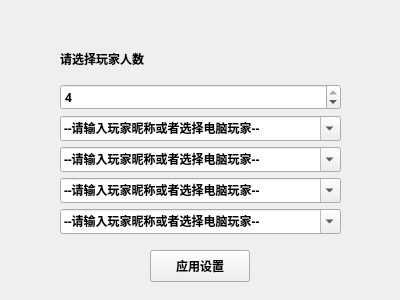
<?xml version="1.0" encoding="UTF-8"?>
<ui version="4.0">
 <class>Settings</class>
 <widget class="QWidget" name="Settings">
  <property name="geometry">
   <rect>
    <x>0</x>
    <y>0</y>
    <width>400</width>
    <height>300</height>
   </rect>
  </property>
  <property name="font">
   <font>
    <family>Heiti SC</family>
   </font>
  </property>
  <property name="windowTitle">
   <string>Form</string>
  </property>
  <widget class="QWidget" name="verticalLayoutWidget">
   <property name="geometry">
    <rect>
     <x>60</x>
     <y>40</y>
     <width>281</width>
     <height>194</height>
    </rect>
   </property>
   <layout class="QVBoxLayout" name="verticalLayout">
    <item>
     <widget class="QLabel" name="label1">
      <property name="font">
       <font>
        <family>Heiti SC</family>
        <bold>true</bold>
       </font>
      </property>
      <property name="text">
       <string>请选择玩家人数</string>
      </property>
     </widget>
    </item>
    <item>
     <widget class="QSpinBox" name="playernum">
      <property name="font">
       <font>
        <family>Heiti SC</family>
        <bold>true</bold>
       </font>
      </property>
      <property name="minimum">
       <number>2</number>
      </property>
      <property name="maximum">
       <number>4</number>
      </property>
      <property name="value">
       <number>4</number>
      </property>
     </widget>
    </item>
    <item>
     <widget class="QComboBox" name="nameBox_0">
      <property name="font">
       <font>
        <family>Heiti SC</family>
        <bold>true</bold>
       </font>
      </property>
      <property name="editable">
       <bool>true</bool>
      </property>
      <property name="currentText">
       <string>--请输入玩家昵称或者选择电脑玩家--</string>
      </property>
      <item>
       <property name="text">
        <string>--请输入玩家昵称或者选择电脑玩家--</string>
       </property>
      </item>
      <item>
       <property name="text">
        <string>**电脑玩家**</string>
       </property>
      </item>
     </widget>
    </item>
    <item>
     <widget class="QComboBox" name="nameBox_1">
      <property name="font">
       <font>
        <family>Heiti SC</family>
        <bold>true</bold>
       </font>
      </property>
      <property name="editable">
       <bool>true</bool>
      </property>
      <property name="currentText">
       <string>--请输入玩家昵称或者选择电脑玩家--</string>
      </property>
      <item>
       <property name="text">
        <string>--请输入玩家昵称或者选择电脑玩家--</string>
       </property>
      </item>
      <item>
       <property name="text">
        <string>**电脑玩家**</string>
       </property>
      </item>
     </widget>
    </item>
    <item>
     <widget class="QComboBox" name="nameBox_2">
      <property name="font">
       <font>
        <family>Heiti SC</family>
        <bold>true</bold>
       </font>
      </property>
      <property name="editable">
       <bool>true</bool>
      </property>
      <property name="currentText">
       <string>--请输入玩家昵称或者选择电脑玩家--</string>
      </property>
      <item>
       <property name="text">
        <string>--请输入玩家昵称或者选择电脑玩家--</string>
       </property>
      </item>
      <item>
       <property name="text">
        <string>**电脑玩家**</string>
       </property>
      </item>
     </widget>
    </item>
    <item>
     <widget class="QComboBox" name="nameBox_3">
      <property name="font">
       <font>
        <family>Heiti SC</family>
        <bold>true</bold>
       </font>
      </property>
      <property name="editable">
       <bool>true</bool>
      </property>
      <property name="currentText">
       <string>--请输入玩家昵称或者选择电脑玩家--</string>
      </property>
      <item>
       <property name="text">
        <string>--请输入玩家昵称或者选择电脑玩家--</string>
       </property>
      </item>
      <item>
       <property name="text">
        <string>**电脑玩家**</string>
       </property>
      </item>
     </widget>
    </item>
   </layout>
  </widget>
  <widget class="QPushButton" name="applyButton">
   <property name="geometry">
    <rect>
     <x>150</x>
     <y>250</y>
     <width>100</width>
     <height>32</height>
    </rect>
   </property>
   <property name="font">
    <font>
     <family>Heiti SC</family>
     <bold>true</bold>
    </font>
   </property>
   <property name="text">
    <string>应用设置</string>
   </property>
  </widget>
 </widget>
 <resources/>
 <connections/>
</ui>
